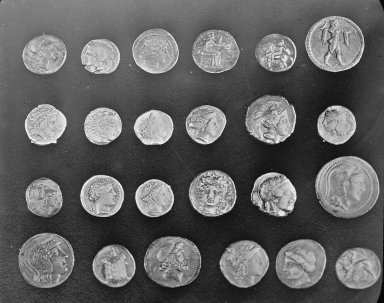
#> input picture courses/computer-vision/files/lab/coins.png, 384 x 303 px
$ python p3_cnn.py
#> lines starting #> are read from the running program, lines starting #| are printed output that depends on the picture; after the words box and inside, x2 and y2 are one past the last pixel; in counts of white or black regions, pixels touching at a corner belong together
### courses/computer-vision/files/lab/p2_measure.py
"""Project 2: count and measure the coins with classic vision (threshold, clean up, contours), then find the same
photo again after it's rotated and shrunk (keypoints, matching, RANSAC)."""
import cv2
import numpy as np

TRUE_COUNT = 24


def segment(img, method="adaptive"):
    """A mask: 255 on coins, 0 on the background."""
    blur = cv2.GaussianBlur(img, (5, 5), 0)
    if method == "otsu":                          # one threshold for the whole image
        _, mask = cv2.threshold(blur, 0, 255, cv2.THRESH_BINARY + cv2.THRESH_OTSU)
    else:                                         # a threshold per neighbourhood: copes with uneven light
        mask = cv2.adaptiveThreshold(blur, 255, cv2.ADAPTIVE_THRESH_GAUSSIAN_C, cv2.THRESH_BINARY, 101, -5)
    kernel = cv2.getStructuringElement(cv2.MORPH_ELLIPSE, (5, 5))
    mask = cv2.morphologyEx(mask, cv2.MORPH_OPEN, kernel)          # remove specks
    mask = cv2.morphologyEx(mask, cv2.MORPH_CLOSE, kernel, iterations=2)   # close gaps inside coins
    return mask


# [16 lines left out: function find_coins, not called in this run]


# [38 lines that do not run on import are left out]

### courses/computer-vision/files/lab/p3_cnn.py
"""Project 3: a small convolutional network that tells coin from background, trained on patches the classic
pipeline labelled for you. Train on the left half of the photo, test on the right half it never saw."""
import cv2
import numpy as np
import torch
from torch import nn

from p2_measure import segment

torch.manual_seed(0)
#> (this line was passed over: torch is not available in this run)
P = 24                                      # patch size in pixels


def patches(img, mask, x0, x1, step=4):
    """Patches centred on pixels deep inside a coin (label 1) or far from any coin (label 0). Pixels near a coin's
    edge are left out: their label would be a guess."""
    inside = cv2.distanceTransform(mask, cv2.DIST_L2, 5)
    outside = cv2.distanceTransform(255 - mask, cv2.DIST_L2, 5)
    X, y = [], []
    h = P // 2
    for r in range(h, img.shape[0] - h, step):
        for c in range(max(h, x0), min(x1, img.shape[1] - h), step):
            if inside[r, c] > 6 or outside[r, c] > 6:
                X.append(img[r - h:r + h, c - h:c + h])
                y.append(1 if inside[r, c] > 6 else 0)
    return torch.tensor(np.array(X), dtype=torch.float32)[:, None] / 255, torch.tensor(y)


class CoinNet(nn.Module):
    def __init__(self):
        super().__init__()
        self.net = nn.Sequential(
            nn.Conv2d(1, 8, 3, padding=1), nn.ReLU(), nn.MaxPool2d(2),      # 24 -> 12
            nn.Conv2d(8, 16, 3, padding=1), nn.ReLU(), nn.MaxPool2d(2),     # 12 -> 6
            nn.Conv2d(16, 32, 3, padding=1), nn.ReLU(), nn.AdaptiveAvgPool2d(1),
            nn.Flatten(), nn.Linear(32, 2))

    def forward(self, x):
        return self.net(x)


def augment(x):
    """Random flips, 90-degree turns and brightness from 40% to 130%: the same coin, seen differently."""
    if torch.rand(1) < 0.5:
        x = x.flip(-1)
    x = torch.rot90(x, int(torch.randint(4, (1,))), (-2, -1))
    return (x * (0.4 + 0.9 * torch.rand(x.shape[0], 1, 1, 1))).clamp(0, 1)


if __name__ == "__main__":
    img = cv2.imread("coins.png", cv2.IMREAD_GRAYSCALE)
#> img is the input picture: shape (303, 384); min 1, max 252, mean 96.9
    mask = segment(img)
#> in segment, `blur = cv2.GaussianBlur(img, (5, 5), 0)`:
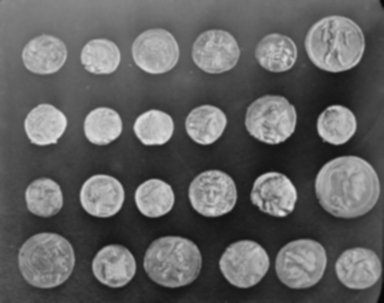
#> blur: shape (303, 384); min 6, max 228, mean 96.9
#> in segment, `mask = cv2.adaptiveThreshold(blur, 255, cv2.ADAPTIVE_THRESH_GAUSSIAN_C..`:
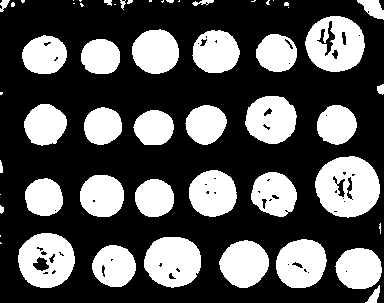
#> mask: shape (303, 384); 33.8% white; 55 white regions (22 under 20 px), largest, box (x1, y1, x2, y2) and area: (315, 156, 380, 218) 2937, (305, 16, 365, 72) 2352, (144, 237, 201, 288) 2262
#> in segment, `mask = cv2.morphologyEx(mask, cv2.MORPH_OPEN, kernel)`:
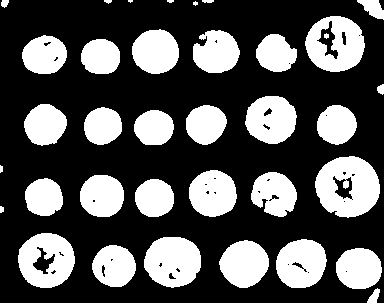
#> mask: shape (303, 384); 33.2% white; 36 white regions (3 under 20 px), largest, box (x1, y1, x2, y2) and area: (315, 156, 380, 218) 2862, (305, 16, 365, 72) 2270, (144, 237, 201, 288) 2256
#> in segment, `mask = cv2.morphologyEx(mask, cv2.MORPH_CLOSE, kernel, iterations=2)`:
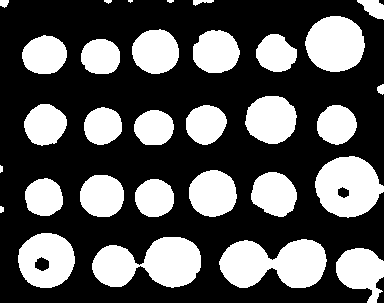
#> mask: shape (303, 384); 34.3% white; 31 white regions (2 under 20 px), largest, box (x1, y1, x2, y2) and area: (219, 239, 327, 288) 3824, (92, 237, 201, 288) 3753, (315, 156, 384, 218) 3058
    mid = img.shape[1] // 2
#> mid = 192
    Xtr, ytr = patches(img, mask, 0, mid)
#> in patches, `inside = cv2.distanceTransform(mask, cv2.DIST_L2, 5)`:
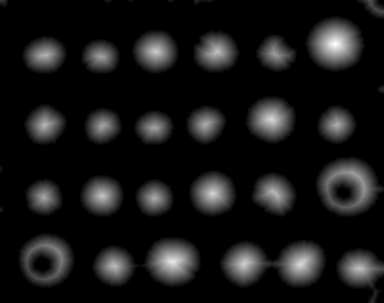
#> inside: shape (303, 384) float32; min 0, max 27.76, mean 2.5; drawn with min black and max white
#> in patches, `outside = cv2.distanceTransform(255 - mask, cv2.DIST_L2, 5)`:
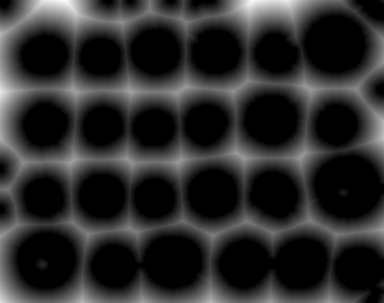
#> outside: shape (303, 384) float32; min 0, max 38.56, mean 6.7; drawn with min black and max white
#> after the loop in patches, `for r in range(h, img.shape[0] - h, step):`: X = 1941 items; y = 1941 values, max 1 at index 254, min 0 at index 0, mean 0.287
#> (the run stopped early here; a loop or call above may not have finished)
